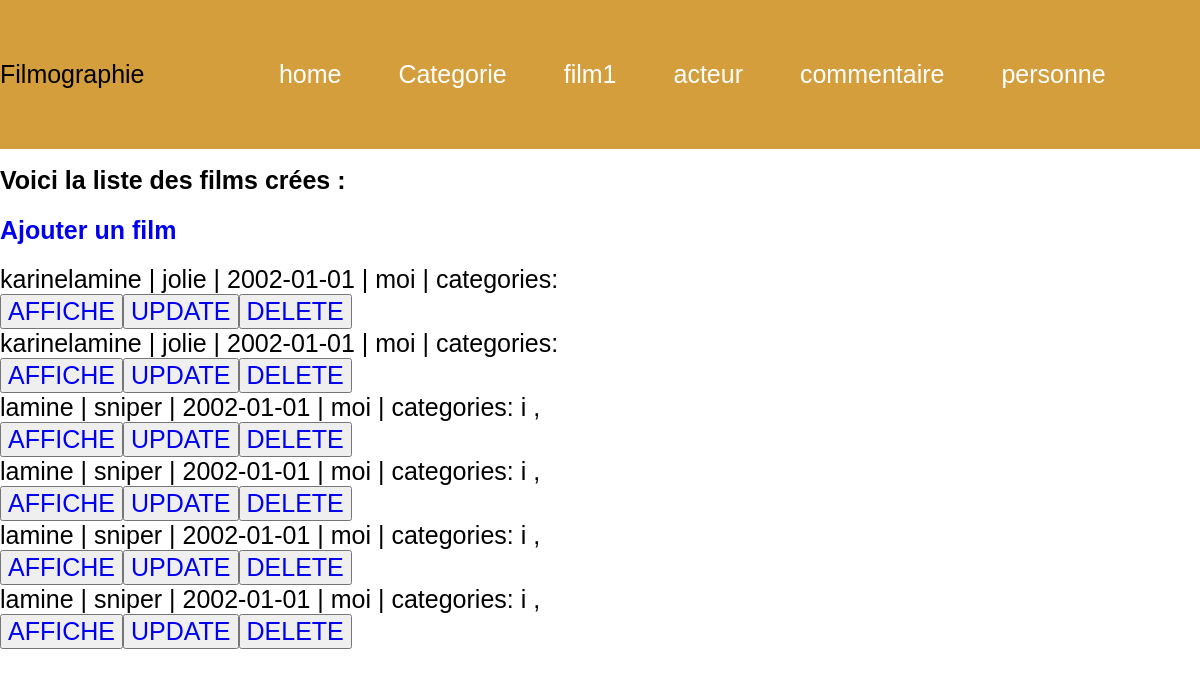
Screenshot of /film/main_film with the database file from the repository.
### filmographie/models.py (models this page shows, shortened)
class film(models.Model):
    categorie = models.ManyToManyField(categorie)
    nom=models.CharField(max_length=100)
    titre = models.CharField(max_length=100)
    annee_de_sortie = models.DateField()
    affiche = models.ImageField(upload_to='', storage=None, null=True, blank=True, default="APLU")
    realisateur = models.CharField(max_length=100)
    def __str__(self):
        str = "categories: "
        for i in list(self.categorie.all()):
            str = str + i.nom + " , "
        chaine = f"{self.nom} | {self.titre} | {self.annee_de_sortie} | {self.realisateur} | {str}"
        return chaine

class categorie(models.Model):
    nom = models.CharField(max_length=100)
    descriptif = models.TextField(null=True, blank=True)

### filmographie/views.py (the view)
# urls.py: path('film/main_film', views.main_film),
def main_film(request):
	liste = list(models.film.objects.all())
	return render(request,"film/main_film.html",{"films": liste})

### filmographie/templates/film/main_film.html (shortened to what this page needs)
{% extends "home.html" %}
{% block content %}
        <h1>Voici la liste des films crées :</h1>
        <h2><a href="/film/formulaire_film">Ajouter un film</a></h2>
    <div class="bloc-info">
        {% for l in films %}
        {{l}}<div class="separ-button"><button><a href="/affiche-film/{{l.id}}/">AFFICHE</a></button><button><a href="/update-film/{{l.id}}/">UPDATE</a></button><button><a href="/delete-film/{{l.id}}/">DELETE</a></button></div>
        {% endfor %}
    </div>
{% endblock %}

### filmographie/templates/home.html (shortened to what this page needs)
<!DOCTYPE html>
<html lang="en">
<head>
    {% load static %}
    <link rel="stylesheet" href="{% static 'style.css' %}">
</head>
<body>
     <nav class="oriantationpage">
         <div class="navbarre">Filmographie</div>
         <ul class="onglet" id="list">
            <li class="list"><a href="/">home</a></li>
            <li class="list"> <a href="/categorie/main_categorie">Categorie</a></li>
            <li class="list"><a href="/film/main_film">film1</a></li>
             <li class="list"><a href="/acteur/main_acteur">acteur</a></li>
             <li class="list"><a href="/commentaire/main_commentaire">commentaire</a></li>
             <li class="list"><a href="/personne/main_personne">personne</a></li>
            </ul>
          </nav>
      {% block content %}
      {% endblock %}
</body>
</html>

### filmographie/static/style.css (style rules this page uses)
* { font-family:arial; font-size:25px; }
body { background-image: url(04045_800x480.jpg); background-size:cover; width: 100%; padding: 0%; margin: 0%; }
html { scroll-behavior: smooth; margin:0; }
nav { position: sticky; top: 0; }
a { text-decoration: none; }
.oriantationpage { background-color:#D39E3B ; display:flex; justify-content:space-between; align-items:center; }
.list { list-style-type:none; }
.onglet .list { display:inline-block; padding:35px 25px; }
.oriantationpage a { color:white; transition:0.3s; }

### rows the page displays
film: id+nom+titre "karinelamine | jolie | 2002-01-01 | moi | categories:"
film: id+nom+titre "karinelamine | jolie | 2002-01-01 | moi | categories:"
film: id+nom+titre "lamine | sniper | 2002-01-01 | moi | categories: i ,"
film: id+nom+titre "lamine | sniper | 2002-01-01 | moi | categories: i ,"
film: id+nom+titre "lamine | sniper | 2002-01-01 | moi | categories: i ,"
film: id+nom+titre "lamine | sniper | 2002-01-01 | moi | categories: i ,"
